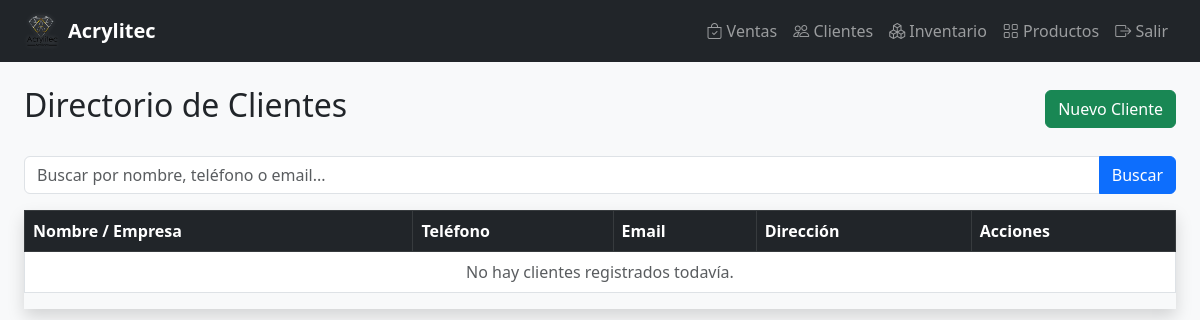
Page /clientes/ on the earlier database version.
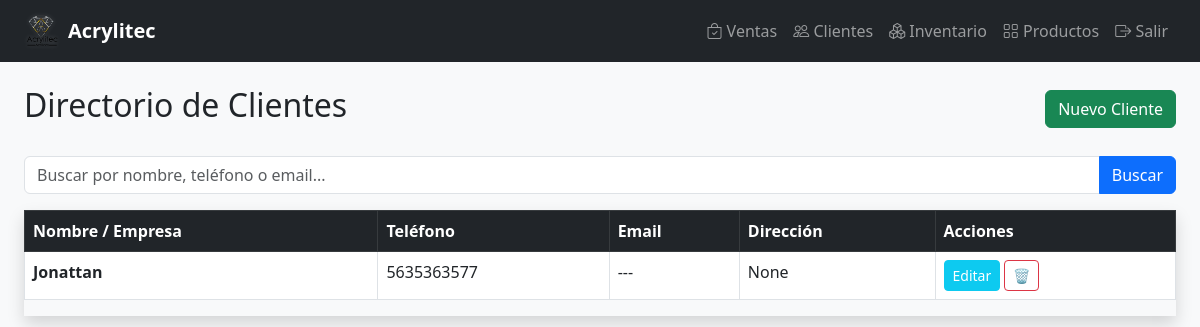
Same page on the later database version.
### gestion/models.py (models this page shows)
class Clientes(models.Model):
    id_cliente = models.AutoField(primary_key=True)
    nombre = models.CharField(max_length=100, blank=True, null=True)
    telefono = models.CharField(max_length=100, blank=True, null=True)
    email = models.CharField(max_length=100, blank=True, null=True)
    direccion = models.TextField(blank=True, null=True)
    class Meta:
        managed = True
        db_table = 'clientes'
        verbose_name = "Cliente"
        verbose_name_plural = "Clientes"

### gestion/views.py (the view)
# urls.py: path('clientes/', views.lista_clientes, name='lista_clientes'),
def lista_clientes(request):
    query = request.GET.get('q', '')
    clientes = Clientes.objects.all()
    if query:
        clientes = clientes.filter(
            Q(nombre__icontains=query) |
            Q(telefono__icontains=query) |
            Q(email__icontains=query)
        )
    return render(request, 'gestion/clientes_list.html', {
        'clientes': clientes,
        'query': query
    })

### gestion/templates/gestion/clientes_list.html (shortened to what this page needs)
{% extends 'gestion/base.html' %}
{% block content %}
<div class="d-flex justify-content-between align-items-center mb-4">
    <h2>Directorio de Clientes</h2>
    <a href="{% url 'crear_cliente' %}" class="btn btn-success">
         Nuevo Cliente
    </a>
</div>
<form method="GET" action="">
    <div class="input-group mb-3">
        <input type="text" class="form-control" name="q" value="{{ query }}"
            placeholder="Buscar por nombre, teléfono o email...">
        <button class="btn btn-primary" type="submit">
             Buscar
        </button>
    </div>
</form>
<div class="table-responsive shadow">
    <table class="table table-hover table-bordered">
        <thead class="table-dark">
            <tr>
                <th>Nombre / Empresa</th>
                <th>Teléfono</th>
                <th>Email</th>
                <th>Dirección</th>
                <th>Acciones</th>
            </tr>
        </thead>
        <tbody>
            {% for cliente in clientes %}
            <tr>
                <td><strong>{{ cliente.nombre }}</strong></td>
                <td>{{ cliente.telefono|default:"---" }}</td>
                <td>{{ cliente.email|default:"---" }}</td>
                <td>{{ cliente.direccion|truncatewords:10 }}</td>
                <td>
                    <button class="btn btn-sm btn-info text-white">Editar</button>
                    <a href="{% url 'eliminar_cliente' cliente.id_cliente %}" class="btn btn-sm btn-outline-danger"
                        title="Eliminar cliente">
                        🗑️
                    </a>
                </td>
            </tr>
            {% empty %}
            <tr>
                <td colspan="5" class="text-center text-muted">No hay clientes registrados todavía.</td>
            </tr>
            {% endfor %}
        </tbody>
    </table>
</div>
{% endblock %}

Differences in the rows shown:
added Clientes: nombre "Jonattan", telefono "5635363577", email "---", direccion "None"
Other differences:
text no longer shown: "No hay clientes registrados todavía."
